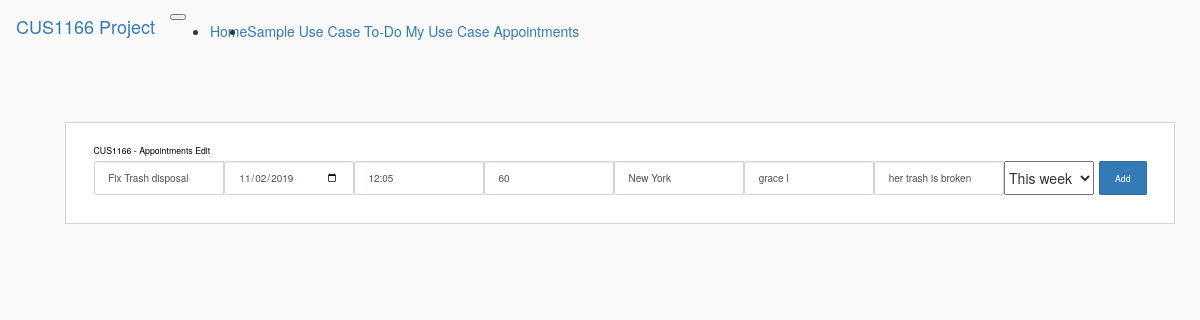
Screenshot of /appointments/edit/2 with the database file from the repository.
### app/models.py (models this page shows)
class Appointment(db.Model):
    appt_id = db.Column(db.Integer, primary_key=True, autoincrement = True)
    appt_title = db.Column(db.String)
    appt_date = db.Column(db.Date, nullable = False)
    appt_start_time = db.Column(db.String)
    appt_duration = db.Column(db.Integer) #in minutes
    appt_location = db.Column(db.String)
    appt_customer_name = db.Column(db.String)
    appt_notes = db.Column(db.String)
    appt_status = db.Column(db.String(128))

### app/main/routes.py (the view, shortened to what this page needs)
@bp.route('/appointments/edit/<int:appt_id>', methods=['GET','POST'])
def edit_appointment(appt_id):
    form = AppointmentForm()
    print(form.validate_on_submit())
    current_appt = Appointment.query.filter_by(appt_id = appt_id).first_or_404()
    form.appt_title.data = current_appt.appt_title
    form.appt_date.data = current_appt.appt_date
    form.appt_start_time.data = current_appt.appt_start_time
    form.appt_duration.data = current_appt.appt_duration
    form.appt_location.data = current_appt.appt_location
    form.appt_customer_name.data = current_appt.appt_customer_name
    form.appt_notes.data = current_appt.appt_notes
    form.appt_status_completed.data = current_appt.appt_status
    return render_template("main/appointments_edit_view.html",form=form, appt_id = appt_id)

### app/main/forms.py
class AppointmentForm(FlaskForm):
    appt_status_completed = SelectField('Status', choices=[('upcoming','Upcoming'),('today','Today'),('this week','This week'),('overdue','Overdue'),('completed','Completed')])
    appt_title = StringField('appt_title')#, validators=[DataRequired()])
    appt_date = DateField('appt_date', format = '%Y-%m-%d')
    appt_start_time = StringField('appt_start_time') #in minutes
    appt_duration= StringField('appt_duration') #in minutes
    appt_location = StringField('appt_location')#, validators=[DataRequired()])
    appt_customer_name = StringField('appt_customer_name')#, validators=[DataRequired()])
    appt_notes = StringField('appt_customer_name')#, validators=[DataRequired()])
    appt_status = StringField('appt_status')#, validators=[DataRequired()])
    submit = SubmitField('submit')

### app/templates/main/appointments_edit_view.html (shortened to what this page needs)
{% extends "menu.html" %}
{% block content %}
<div class="page-content page-container" id="page-content">
    <div class="padding">
        <div class="row container d-flex justify-content-center">
            <div class="col-lg-12">
                <div class="card px-3">
                    <div class="card-body">
                        <h4 class="card-title">CUS1166 - Appointments edit</h4>
                        <form method="POST" action="{{url_for('main.edit_appointment',appt_id = appt_id)}}" >
                            <div class="add-items d-flex">
                                {{ form.appt_title(class_='form-control todo-list-input', placeholder='add appt title')}}
                                {{ form.appt_date(class_='form-control todo-list-input', placeholder='add appt date')}}
                                {{ form.appt_start_time(class_='form-control todo-list-input', placeholder='add appt start time')}}
                                {{ form.appt_duration(class_='form-control todo-list-input', placeholder='add appt time in minutes')}}
                                {{ form.appt_location(class_='form-control todo-list-input', placeholder='add appt location')}}
                                {{ form.appt_customer_name(class_='form-control todo-list-input', placeholder='add appt customer name')}}
                                {{ form.appt_notes(class_='form-control todo-list-input', placeholder='add appt notes')}}
                                {{ form.appt_status_completed }}
                                <button class="add btn btn-primary font-weight-bold todo-list-add-btn">Add</button>
                       </div>
                     </form>
                   </div>
                </div>
            </div>
        </div>
    </div>
</div>
{% endblock %}

### app/static/css/cus1166_custom.css (style rules this page uses)
body { background-color: #f9f9fa }
.padding { padding: 5rem }
.card { box-shadow: none; -webkit-box-shadow: none; -moz-box-shadow: none; -ms-box-shadow: none }
.pl-3, .px-3 { padding-left: 1rem !important }
.card { position: relative; display: flex; flex-direction: column; min-width: 0; word-wrap: break-word; background-color: #fff; background-clip: border-box; border: 1px solid #d2d2dc; border-radius: 0 }
.pr-3, .px-3 { padding-right: 1rem !important }
.card .card-body { padding: 1.25rem 1.75rem }
.card-body { flex: 1 1 auto; padding: 1.25rem }
.card .card-title { color: #000000; margin-bottom: 0.625rem; text-transform: capitalize; font-size: 0.875rem; font-weight: 500 }
.add-items { margin-bottom: 1.5rem; overflow: hidden }
.d-flex { display: flex !important }
.add-items input[type="text"] { border-top-right-radius: 0; border-bottom-right-radius: 0; width: 100%; background: transparent }
.form-control { display: block; width: 100%; padding: 0.875rem 1.375rem; font-size: 1rem; line-height: 1; color: #495057; background-color: #ffffff; background-clip: padding-box; border: 1px solid #ced4da; border-radius: 2px; transition: border-color 0.15s ease-in-out, box-shadow 0.15s ease-in-out }
.add-items .btn { margin-left: .5rem }
.btn { font-size: 0.875rem; line-height: 1; font-weight: 400; padding: .7rem 1.5rem; border-radius: 0.1275rem }
.add-items .btn, .add-items .fc button, .fc .add-items button, .add-items .ajax-upload-dragdrop .ajax-file-upload, .ajax-upload-dragdrop .add-items .ajax-file-upload, .add-items .swal2-modal .swal2-buttonswrapper .swal2-styled, .swal2-modal .swal2-buttonswrapper .add-items .swal2-styled, .add-items .wizard>.actions a, .wizard>.actions .add-items a { margin-left: .5rem }
.d-flex, .loader-demo-box, .distribution-chart-legend .distribution-chart, .distribution-chart-legend .distribution-chart .item, .list-wrapper ul li, .email-wrapper .mail-sidebar .menu-bar .profile-list-item a, .email-wrapper .mail-sidebar .menu-bar .profile-list-item a .user, .email-wrapper .mail-list-container .mail-list .details, .email-wrapper .message-body .attachments-sections ul li .thumb, .email-wrapper .message-body .attachments-sections ul li .details .buttons, .lightGallery .image-tile .demo-gallery-poster, .swal2-modal, .navbar .navbar-menu-wrapper .navbar-nav, .navbar .navbar-menu-wrapper .navbar-nav .nav-item.nav-profile, .navbar .navbar-menu-wrapper .navbar-nav .nav-item.dropdown .navbar-dropdown .dropdown-item { display: flex !important }

### rows the page displays
Appointment: appt_title "Fix Trash disposal", appt_date "11/02/2019", appt_start_time "12:05", appt_duration "60", appt_location "New York", appt_customer_name "grace l", appt_notes "her trash is broken"
